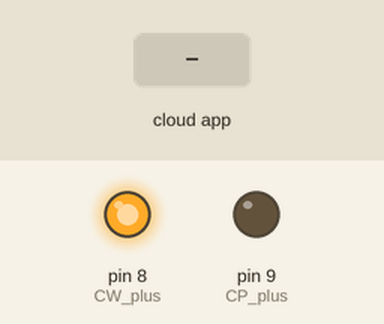
The sketch below on a simulated Arduino Uno, built with avr-gcc and run on an emulated ATmega328P. Parts: output pins drawn as LEDs (lit = HIGH). The test bench sets the inputs (shaded band). The ROS host is connected and sends only what is stated.

Above: at 1.2 s.
1.3 s: the phone or cloud app sets steering to -100
At 2.7 s:
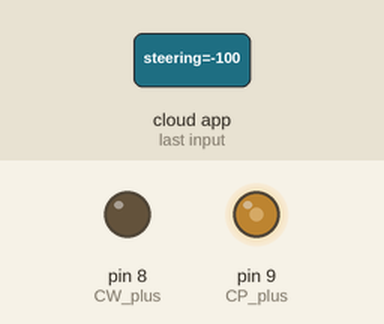
4.3 s: the phone or cloud app sets steering to 0
At 5.1 s:
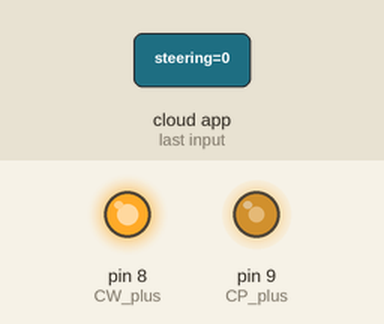
7.3 s: the phone or cloud app sets steering to -100
At 8.5 s:
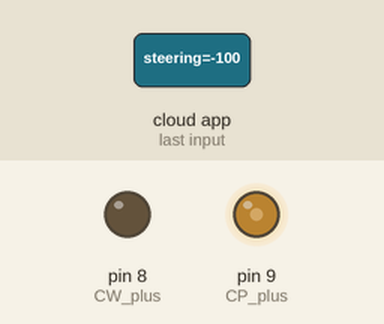
8.8 s: the phone or cloud app sets steering to 100
At 9.2 s:
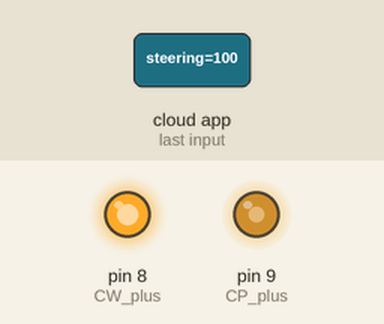
10.3 s: the phone or cloud app sets steering to 0
At 14.0 s:
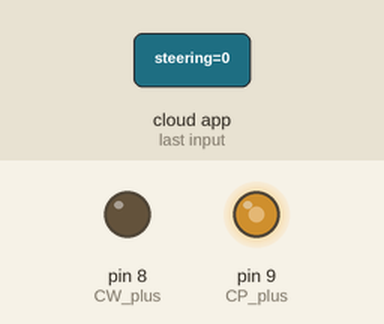
Timing chart, 0 to 14.3 s (numbered marks = the images above; inputs shaded):
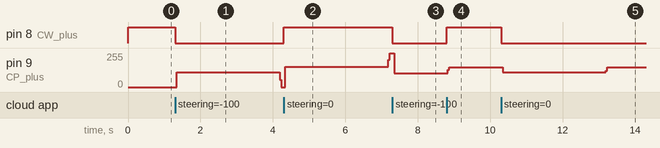

The sketch:

rosserial_motor1_666a.ino
```cpp
/*
  This code is connect ROS and Arduino to control Step motor

  ROS input value is Vehicle wheel's angle: -30<angle<30

  tmp=[];
  for steering = -30:10:30; % from -30 to 30
  for c_steering =-28:10:28;% from -30 to 30
    if(steering > 28) steering =  28;end
    if(steering < -28) steering = -28;end
    diff_steering = steering - c_steering;
    tmp=[tmp;[steering,c_steering,diff_steering]];
    c_steering = steering;
  end
  end
  tmp

*/

#include <math.h>
#include <ros.h>
#include <std_msgs/Float32.h>
ros::NodeHandle nh;
std_msgs::Float32 c_steering; // open loop current steering
ros::Publisher pub("c_steering", &c_steering);

int stepsPerSecond = 200;
int CP_plus = 9;
int CW_plus = 8;

void messageCb(const std_msgs::Float32 &steering)
{
  float steer = steering.data;
  if (steer > 28) steer =  28;
  if (steer < -28) steer = -28;
  float diff_steering = steer - c_steering.data;
  c_steering.data = steer;
  rotate1(diff_steering);
  pub.publish(&c_steering);
}
ros::Subscriber<std_msgs::Float32> sub("steering", &messageCb);
void setup()
{
  pinMode(CP_plus, OUTPUT);
  pinMode(CW_plus, OUTPUT);
  digitalWrite(CW_plus, HIGH);
  c_steering.data = 0.0;

  nh.initNode();
  nh.subscribe(sub);
  nh.advertise(pub);
}
void loop() {
  nh.spinOnce();
  delay(1);
}
void rotate1(float steering) {
  int pulse = (int)steering * (400. / 360.) * (360. / (37.5 / 4)) ; ///wheel angle
  if (steering > 0.) {
    digitalWrite(CW_plus, HIGH);
    for (int i = 0; i < pulse; i++) {
        nh.spinOnce();
      digitalWrite(CP_plus, LOW);
   delay(1);         //////////////////////motor speed
      digitalWrite(CP_plus, HIGH);
     delay(1);
    }
  } else {
    digitalWrite(CW_plus, LOW);
    for (int i = 0; i < -pulse; i++) {
        nh.spinOnce();
      digitalWrite(CP_plus, HIGH);
      delay(1);
      digitalWrite(CP_plus, LOW);
      delay(1);
    }
  }
}
```

Measured:
- after the input at 1.3 s, pin 8 (CW_plus): HIGH → LOW at once; pin 9 (CP_plus): 0/255 → 109/255 after 0.05 s, → 0/255 2.8 s later
- after the input at 4.3 s, pin 8 (CW_plus): LOW → HIGH at once; pin 9 (CP_plus): 0/255 → 151/255 after 0.05 s, → 255/255 2.8 s later
- after the input at 7.3 s, pin 8 (CW_plus): HIGH → LOW at once; pin 9 (CP_plus): 255/255 → 104/255 after 0.05 s
- after the input at 8.8 s, pin 8 (CW_plus): LOW → HIGH at once
- after the input at 10.3 s, pin 8 (CW_plus): HIGH → LOW at once; pin 9 (CP_plus): 150/255 → 109/255 after 0.05 s, → 147/255 2.8 s later
